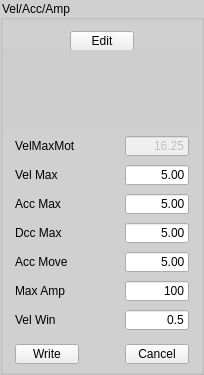
       <widget class="QGroupBox" name="gbVel">
        <property name="styleSheet">
         <string notr="true">QGroupBox {
    background-color: #d0d0d0;
}
</string>
        </property>
        <property name="title">
         <string>Vel/Acc/Amp</string>
        </property>
        <layout class="QVBoxLayout" name="verticalLayout_2">
         <property name="spacing">
          <number>0</number>
         </property>
         <property name="leftMargin">
          <number>0</number>
         </property>
         <property name="topMargin">
          <number>0</number>
         </property>
         <property name="rightMargin">
          <number>0</number>
         </property>
         <property name="bottomMargin">
          <number>0</number>
         </property>
         <item>
          <widget class="QGroupBox" name="groupBox_4">
           <property name="maximumSize">
            <size>
             <width>16777215</width>
             <height>30</height>
            </size>
           </property>
           <property name="styleSheet">
            <string notr="true">QGroupBox {
    border: none;
    margin-top: 0px;
}
</string>
           </property>
           <property name="title">
            <string/>
           </property>
           <layout class="QHBoxLayout" name="horizontalLayout_45">
            <property name="topMargin">
             <number>5</number>
            </property>
            <property name="bottomMargin">
             <number>0</number>
            </property>
            <item>
             <widget class="QPushButton" name="btnVelEdit">
              <property name="minimumSize">
               <size>
                <width>0</width>
                <height>20</height>
               </size>
              </property>
              <property name="maximumSize">
               <size>
                <width>64</width>
                <height>20</height>
               </size>
              </property>
              <property name="text">
               <string>Edit</string>
              </property>
             </widget>
            </item>
           </layout>
          </widget>
         </item>
         <item>
          <spacer name="verticalSpacer_6">
           <property name="orientation">
            <enum>Qt::Orientation::Vertical</enum>
           </property>
           <property name="sizeHint" stdset="0">
            <size>
             <width>20</width>
             <height>40</height>
            </size>
           </property>
          </spacer>
         </item>
         <item>
          <spacer name="verticalSpacer_2">
           <property name="orientation">
            <enum>Qt::Orientation::Vertical</enum>
           </property>
           <property name="sizeHint" stdset="0">
            <size>
             <width>20</width>
             <height>40</height>
            </size>
           </property>
          </spacer>
         </item>
         <item>
          <widget class="QGroupBox" name="groupBox_25">
           <property name="maximumSize">
            <size>
             <width>16777215</width>
             <height>30</height>
            </size>
           </property>
           <property name="styleSheet">
            <string notr="true">QGroupBox {
    border: none;
    margin-top: 0px;
}
</string>
           </property>
           <property name="title">
            <string/>
           </property>
           <layout class="QHBoxLayout" name="horizontalLayout_18">
            <property name="topMargin">
             <number>0</number>
            </property>
            <property name="bottomMargin">
             <number>0</number>
            </property>
            <item>
             <widget class="QLabel" name="label_15">
              <property name="maximumSize">
               <size>
                <width>16777215</width>
                <height>20</height>
               </size>
              </property>
              <property name="text">
               <string>VelMaxMot</string>
              </property>
             </widget>
            </item>
            <item>
             <spacer name="horizontalSpacer_23">
              <property name="orientation">
               <enum>Qt::Orientation::Horizontal</enum>
              </property>
              <property name="sizeHint" stdset="0">
               <size>
                <width>40</width>
                <height>20</height>
               </size>
              </property>
             </spacer>
            </item>
            <item>
             <widget class="QLineEdit" name="txtVelMaxMot">
              <property name="enabled">
               <bool>false</bool>
              </property>
              <property name="minimumSize">
               <size>
                <width>64</width>
                <height>0</height>
               </size>
              </property>
              <property name="maximumSize">
               <size>
                <width>64</width>
                <height>20</height>
               </size>
              </property>
              <property name="text">
               <string>16.25</string>
              </property>
              <property name="alignment">
               <set>Qt::AlignmentFlag::AlignRight|Qt::AlignmentFlag::AlignTrailing|Qt::AlignmentFlag::AlignVCenter</set>
              </property>
             </widget>
            </item>
           </layout>
          </widget>
         </item>
         <item>
          <widget class="QGroupBox" name="groupBox_24">
           <property name="maximumSize">
            <size>
             <width>16777215</width>
             <height>30</height>
            </size>
           </property>
           <property name="styleSheet">
            <string notr="true">QGroupBox {
    border: none;
    margin-top: 0px;
}
</string>
           </property>
           <property name="title">
            <string/>
           </property>
           <layout class="QHBoxLayout" name="horizontalLayout_17">
            <property name="topMargin">
             <number>0</number>
            </property>
            <property name="bottomMargin">
             <number>0</number>
            </property>
            <item>
             <widget class="QLabel" name="label_14">
              <property name="maximumSize">
               <size>
                <width>16777215</width>
                <height>20</height>
               </size>
              </property>
              <property name="text">
               <string>Vel Max</string>
              </property>
             </widget>
            </item>
            <item>
             <spacer name="horizontalSpacer_22">
              <property name="orientation">
               <enum>Qt::Orientation::Horizontal</enum>
              </property>
              <property name="sizeHint" stdset="0">
               <size>
                <width>40</width>
                <height>20</height>
               </size>
              </property>
             </spacer>
            </item>
            <item>
             <widget class="QLineEdit" name="txtVelMax">
              <property name="minimumSize">
               <size>
                <width>64</width>
                <height>0</height>
               </size>
              </property>
              <property name="maximumSize">
               <size>
                <width>64</width>
                <height>20</height>
               </size>
              </property>
              <property name="text">
               <string>5.00</string>
              </property>
              <property name="alignment">
               <set>Qt::AlignmentFlag::AlignRight|Qt::AlignmentFlag::AlignTrailing|Qt::AlignmentFlag::AlignVCenter</set>
              </property>
             </widget>
            </item>
           </layout>
          </widget>
         </item>
         <item>
          <widget class="QGroupBox" name="groupBox_23">
           <property name="maximumSize">
            <size>
             <width>16777215</width>
             <height>30</height>
            </size>
           </property>
           <property name="styleSheet">
            <string notr="true">QGroupBox {
    border: none;
    margin-top: 0px;
}
</string>
           </property>
           <property name="title">
            <string/>
           </property>
           <layout class="QHBoxLayout" name="horizontalLayout_16">
            <property name="topMargin">
             <number>0</number>
            </property>
            <property name="bottomMargin">
             <number>0</number>
            </property>
            <item>
             <widget class="QLabel" name="label_13">
              <property name="maximumSize">
               <size>
                <width>16777215</width>
                <height>20</height>
               </size>
              </property>
              <property name="text">
               <string>Acc Max</string>
              </property>
             </widget>
            </item>
            <item>
             <spacer name="horizontalSpacer_21">
              <property name="orientation">
               <enum>Qt::Orientation::Horizontal</enum>
              </property>
              <property name="sizeHint" stdset="0">
               <size>
                <width>40</width>
                <height>20</height>
               </size>
              </property>
             </spacer>
            </item>
            <item>
             <widget class="QLineEdit" name="txtAccMax">
              <property name="minimumSize">
               <size>
                <width>64</width>
                <height>0</height>
               </size>
              </property>
              <property name="maximumSize">
               <size>
                <width>64</width>
                <height>20</height>
               </size>
              </property>
              <property name="text">
               <string>5.00</string>
              </property>
              <property name="alignment">
               <set>Qt::AlignmentFlag::AlignRight|Qt::AlignmentFlag::AlignTrailing|Qt::AlignmentFlag::AlignVCenter</set>
              </property>
             </widget>
            </item>
           </layout>
          </widget>
         </item>
         <item>
          <widget class="QGroupBox" name="groupBox_26">
           <property name="maximumSize">
            <size>
             <width>16777215</width>
             <height>30</height>
            </size>
           </property>
           <property name="styleSheet">
            <string notr="true">QGroupBox {
    border: none;
    margin-top: 0px;
}
</string>
           </property>
           <property name="title">
            <string/>
           </property>
           <layout class="QHBoxLayout" name="horizontalLayout_19">
            <property name="topMargin">
             <number>0</number>
            </property>
            <property name="bottomMargin">
             <number>0</number>
            </property>
            <item>
             <widget class="QLabel" name="label_16">
              <property name="maximumSize">
               <size>
                <width>16777215</width>
                <height>20</height>
               </size>
              </property>
              <property name="text">
               <string>Dcc Max</string>
              </property>
             </widget>
            </item>
            <item>
             <spacer name="horizontalSpacer_24">
              <property name="orientation">
               <enum>Qt::Orientation::Horizontal</enum>
              </property>
              <property name="sizeHint" stdset="0">
               <size>
                <width>40</width>
                <height>20</height>
               </size>
              </property>
             </spacer>
            </item>
            <item>
             <widget class="QLineEdit" name="txtDccMax">
              <property name="minimumSize">
               <size>
                <width>64</width>
                <height>0</height>
               </size>
              </property>
              <property name="maximumSize">
               <size>
                <width>64</width>
                <height>20</height>
               </size>
              </property>
              <property name="text">
               <string>5.00</string>
              </property>
              <property name="alignment">
               <set>Qt::AlignmentFlag::AlignRight|Qt::AlignmentFlag::AlignTrailing|Qt::AlignmentFlag::AlignVCenter</set>
              </property>
             </widget>
            </item>
           </layout>
          </widget>
         </item>
         <item>
          <widget class="QGroupBox" name="groupBox_22">
           <property name="maximumSize">
            <size>
             <width>16777215</width>
             <height>30</height>
            </size>
           </property>
           <property name="styleSheet">
            <string notr="true">QGroupBox {
    border: none;
    margin-top: 0px;
}
</string>
           </property>
           <property name="title">
            <string/>
           </property>
           <layout class="QHBoxLayout" name="horizontalLayout_15">
            <property name="topMargin">
             <number>0</number>
            </property>
            <property name="bottomMargin">
             <number>0</number>
            </property>
            <item>
             <widget class="QLabel" name="label_12">
              <property name="maximumSize">
               <size>
                <width>16777215</width>
                <height>20</height>
               </size>
              </property>
              <property name="text">
               <string>Acc Move</string>
              </property>
             </widget>
            </item>
            <item>
             <spacer name="horizontalSpacer_20">
              <property name="orientation">
               <enum>Qt::Orientation::Horizontal</enum>
              </property>
              <property name="sizeHint" stdset="0">
               <size>
                <width>40</width>
                <height>20</height>
               </size>
              </property>
             </spacer>
            </item>
            <item>
             <widget class="QLineEdit" name="txtAccMove">
              <property name="minimumSize">
               <size>
                <width>64</width>
                <height>0</height>
               </size>
              </property>
              <property name="maximumSize">
               <size>
                <width>64</width>
                <height>20</height>
               </size>
              </property>
              <property name="text">
               <string>5.00</string>
              </property>
              <property name="alignment">
               <set>Qt::AlignmentFlag::AlignRight|Qt::AlignmentFlag::AlignTrailing|Qt::AlignmentFlag::AlignVCenter</set>
              </property>
             </widget>
            </item>
           </layout>
          </widget>
         </item>
         <item>
          <widget class="QGroupBox" name="groupBox_20">
           <property name="maximumSize">
            <size>
             <width>16777215</width>
             <height>30</height>
            </size>
           </property>
           <property name="styleSheet">
            <string notr="true">QGroupBox {
    border: none;
    margin-top: 0px;
}
</string>
           </property>
           <property name="title">
            <string/>
           </property>
           <layout class="QHBoxLayout" name="horizontalLayout_13">
            <property name="topMargin">
             <number>0</number>
            </property>
            <property name="bottomMargin">
             <number>0</number>
            </property>
            <item>
             <widget class="QLabel" name="label_10">
              <property name="maximumSize">
               <size>
                <width>16777215</width>
                <height>20</height>
               </size>
              </property>
              <property name="text">
               <string>Max Amp</string>
              </property>
             </widget>
            </item>
            <item>
             <spacer name="horizontalSpacer_18">
              <property name="orientation">
               <enum>Qt::Orientation::Horizontal</enum>
              </property>
              <property name="sizeHint" stdset="0">
               <size>
                <width>40</width>
                <height>20</height>
               </size>
              </property>
             </spacer>
            </item>
            <item>
             <widget class="QLineEdit" name="txtMaxAmp">
              <property name="minimumSize">
               <size>
                <width>64</width>
                <height>0</height>
               </size>
              </property>
              <property name="maximumSize">
               <size>
                <width>64</width>
                <height>20</height>
               </size>
              </property>
              <property name="text">
               <string>100</string>
              </property>
              <property name="alignment">
               <set>Qt::AlignmentFlag::AlignRight|Qt::AlignmentFlag::AlignTrailing|Qt::AlignmentFlag::AlignVCenter</set>
              </property>
             </widget>
            </item>
           </layout>
          </widget>
         </item>
         <item>
          <widget class="QGroupBox" name="groupBox_21">
           <property name="maximumSize">
            <size>
             <width>16777215</width>
             <height>30</height>
            </size>
           </property>
           <property name="styleSheet">
            <string notr="true">QGroupBox {
    border: none;
    margin-top: 0px;
}
</string>
           </property>
           <property name="title">
            <string/>
           </property>
           <layout class="QHBoxLayout" name="horizontalLayout_14">
            <property name="topMargin">
             <number>0</number>
            </property>
            <property name="bottomMargin">
             <number>0</number>
            </property>
            <item>
             <widget class="QLabel" name="label_11">
              <property name="maximumSize">
               <size>
                <width>16777215</width>
                <height>20</height>
               </size>
              </property>
              <property name="text">
               <string>Vel Win</string>
              </property>
             </widget>
            </item>
            <item>
             <spacer name="horizontalSpacer_19">
              <property name="orientation">
               <enum>Qt::Orientation::Horizontal</enum>
              </property>
              <property name="sizeHint" stdset="0">
               <size>
                <width>40</width>
                <height>20</height>
               </size>
              </property>
             </spacer>
            </item>
            <item>
             <widget class="QLineEdit" name="txtVelWin">
              <property name="minimumSize">
               <size>
                <width>64</width>
                <height>0</height>
               </size>
              </property>
              <property name="maximumSize">
               <size>
                <width>64</width>
                <height>20</height>
               </size>
              </property>
              <property name="text">
               <string>0.5</string>
              </property>
              <property name="alignment">
               <set>Qt::AlignmentFlag::AlignRight|Qt::AlignmentFlag::AlignTrailing|Qt::AlignmentFlag::AlignVCenter</set>
              </property>
             </widget>
            </item>
           </layout>
          </widget>
         </item>
         <item>
          <widget class="QGroupBox" name="groupBox_27">
           <property name="styleSheet">
            <string notr="true">QGroupBox {
    border: none;
    margin-top: 0px;
}
</string>
           </property>
           <property name="title">
            <string/>
           </property>
           <layout class="QHBoxLayout" name="horizontalLayout_20">
            <property name="topMargin">
             <number>5</number>
            </property>
            <property name="bottomMargin">
             <number>5</number>
            </property>
            <item>
             <widget class="QPushButton" name="btnVelWrite">
              <property name="maximumSize">
               <size>
                <width>64</width>
                <height>20</height>
               </size>
              </property>
              <property name="text">
               <string>Write</string>
              </property>
             </widget>
            </item>
            <item>
             <spacer name="horizontalSpacer_36">
              <property name="orientation">
               <enum>Qt::Orientation::Horizontal</enum>
              </property>
              <property name="sizeHint" stdset="0">
               <size>
                <width>40</width>
                <height>20</height>
               </size>
              </property>
             </spacer>
            </item>
            <item>
             <widget class="QPushButton" name="btnVelCancel">
              <property name="maximumSize">
               <size>
                <width>64</width>
                <height>20</height>
               </size>
              </property>
              <property name="text">
               <string>Cancel</string>
              </property>
             </widget>
            </item>
           </layout>
          </widget>
         </item>
        </layout>
       </widget>
